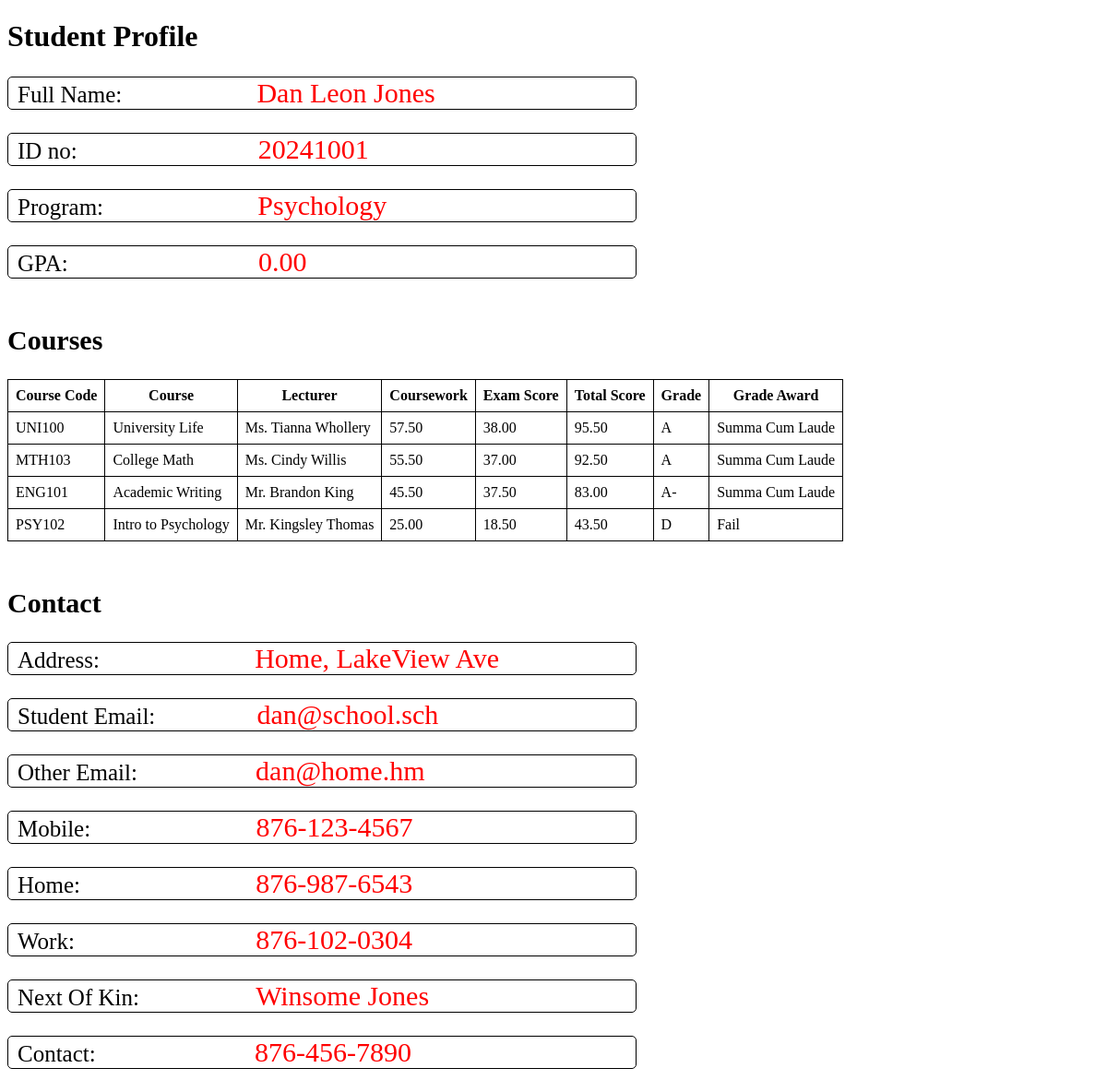
The app's page /viewSingleStudent.php?id=20241001 with its own data.
### tables this page shows
create table Students
(
	studentID int not null,
    fname varchar(20) not null,
    mname varchar(25) not null,
    lname varchar(20) not null,    
	Semail varchar(50) not null,
    Pemail varchar(50),    
    address varchar(60) not null,
    Mtele varchar(12) not null,
    Htele varchar(12) not null,
    Wtele varchar(12) not null,    
	nextOfKin varchar(50) not null,
    nextOfKinContact varchar(12) not null,    
    program varchar(20) not null,
    GPA float(3,2) not null,
    primary key (studentID)   
);

create table Courses
(
	coursecode varchar(10) not null,
	coursetitle varchar(30) not null,
    coursecredits int not null,
    coursedegreelevel varchar(20) not null,    
    primary key (coursecode)
);

create table Lecturers
(
	lecturerID int not null,
	title varchar(10) not null,
    fname varchar(20) not null,
    lname varchar(20) not null,    
	department varchar(20) not null,
    position varchar(20),    
    primary key (lecturerID)   
);

create table Enrolment
(
	enrolmentNo int auto_increment,
    enrolmentSectionCode int not null,
    enrolmentStudentID int not null,
    enrolmentCourseWorkGrade float(4,2) default 0.0,
    enrolmentFinalExamORProjectGrade float(4,2) default 0.0,
    enrolmentFinalGrade float(4,2),
    primary key (enrolmentNo,enrolmentSectionCode,enrolmentStudentID),
    foreign key (enrolmentSectionCode) references Course_Schedule(courseScheduleSection),
    foreign key (enrolmentStudentID) references Students(studentID)
);

create table Grades
(
	grade varchar(2) not null primary key,
	gradeScaleLow float(4,2) not null,
    gradeScaleHigh float(5,2) not null,
    qualityPoint float(5,2) not null,
    award varchar(20) not null
);

### viewSingleStudent.php (the view, shortened to what this page needs)
<?php
	include "connect.php";
?>
<!DOCTYPE html>
<html>
    <head>
    </head>
    <body>
    <?php
        function QUERY()
        {
            $data="select * from Students, Grades, Enrolment, Course_Schedule, Courses, Lecturers
        where gradeScaleHigh >= enrolmentFinalGrade and gradeScaleLow <= enrolmentFinalGrade and Enrolment.enrolmentStudentID = Students.studentID and Enrolment.enrolmentSectionCode = Course_Schedule.courseScheduleSection and Course_Schedule.courseScheduleCode = Courses.coursecode and Lecturers.lecturerID = Course_Schedule.courseScheduleLecturerID and enrolmentStudentID = $_GET[id]";
            return $data;
        }
        $result=mysqli_query($connection,QUERY())or die('Error query not working');
        if($result->num_rows>0)
        {?>
            <div>
                <h1>Student Profile</h1>
                <p>Full Name: <span id="name"><?php echo $_SESSION['fname']." ".$_SESSION['mname']." ".$_SESSION['lname']; ?></span></p>
                <p>ID no: <span id="studentID"><?php echo $_SESSION['studentID']; ?></span></p>
                <p>Program: <span id="program"><?php echo $_SESSION['program']; ?></span></p>
                <p>GPA: <span id="gpa"><?php echo $_SESSION['GPA']; ?></span></p>
            </div>
            <h2>Courses</h2>
    <?php
            echo"<table id='table1'>";
            echo"<tr><th>Course Code</th><th>Course</th><th>Lecturer</th><th>Coursework</th><th>Exam Score</th><th>Total Score</th><th>Grade</th><th>Grade Award</th></tr>";
            while($row=$result->fetch_assoc())
            {
                echo"<tr><td>$row[coursecode]</td><td>$row[coursetitle]</td><td>$row[title] $row[fname] $row[lname]</td><td>$row[enrolmentCourseWorkGrade]</td><td>$row[enrolmentFinalExamORProjectGrade]</td><td>$row[enrolmentFinalGrade]</td><td>$row[grade]</td><td>$row[award]</td></tr>";
            }
            echo"</table>";
    ?>
            <h2>Contact</h2>
            <div>
                <p>Address: <span id="address"><?php echo $_SESSION['address']; ?></span></p>
                <p>Student Email: <span id="Semail"><?php echo $_SESSION['Semail']; ?></span></p>
                <p>Other Email: <span id="Pemail"><?php echo $_SESSION['Pemail']; ?></span></p>
                <p>Mobile: <span id="Mtele"><?php echo $_SESSION['Mtele']; ?></span></p>
                <p>Home: <span id="Htele"><?php echo $_SESSION['Htele']; ?></span></p>
                <p>Work: <span id="Wtele"><?php echo $_SESSION['Wtele']; ?></span></p>
                <p>Next Of Kin: <span id="kin"><?php echo $_SESSION['nextOfKin']; ?></span></p>
                <p>Contact: <span id="kinContact"><?php echo $_SESSION['nextOfKinContact']; ?></span></p>
            </div>
    <?php
        }
    ?>
    </body>
</html>

### viewSingleStudent.php (style rules this page uses)
#table1, th, td { border: 1px solid black; border-collapse: collapse; padding: 0.5rem; }
h2 { font-size: 30px; padding-top: 25px; }
p { width: 670px; font-size: 25px; border: 1px solid black; border-radius: 5px; overflow: hidden; padding-left: 10px; }
span { font-size: 30px; color:red; }
#name { padding-left: 140px; }
#studentID { padding-left: 190px; }
#program { padding-left: 161px; }
#gpa { padding-left: 200px; }
#address { padding-left: 162px; }
#Semail { padding-left: 104px; }
#Pemail { padding-left: 122px; }
#Mtele { padding-left: 173px; }
#Htele { padding-left: 184px; }
#Wtele { padding-left: 190px; }
#kin { padding-left: 120px; }
#kinContact { padding-left: 166px; }

### records on screen
students: courses.coursecode "UNI100", courses.coursetitle "University Life", lecturers.title "Ms.", lecturers.fname "Tianna", lecturers.lname "Whollery", enrolment.enrolmentCourseWorkGrade "57.50", enrolment.enrolmentFinalExamORProjectGrade "38.00", enrolment.enrolmentFinalGrade "95.50", grades.grade "A", grades.award "Summa Cum Laude", courses.coursecode "MTH103", courses.coursetitle "College Math", lecturers.fname "Cindy", lecturers.lname "Willis", enrolment.enrolmentCourseWorkGrade "55.50", enrolment.enrolmentFinalExamORProjectGrade "37.00", enrolment.enrolmentFinalGrade "92.50", courses.coursecode "ENG101", courses.coursetitle "Academic Writing", lecturers.title "Mr.", lecturers.fname "Brandon", lecturers.lname "King", enrolment.enrolmentCourseWorkGrade "45.50", enrolment.enrolmentFinalExamORProjectGrade "37.50", enrolment.enrolmentFinalGrade "83.00", grades.grade "A-", courses.coursecode "PSY102", courses.coursetitle "Intro to Psychology", lecturers.fname "Kingsley", lecturers.lname "Thomas", enrolment.enrolmentCourseWorkGrade "25.00", enrolment.enrolmentFinalExamORProjectGrade "18.50", enrolment.enrolmentFinalGrade "43.50", grades.grade "D", grades.award "Fail"

### other values on screen
$_SESSION['fname'] "Dan"
$_SESSION['mname'] "Leon"
$_SESSION['lname'] "Jones"
$_SESSION['studentID'] "20241001"
$_SESSION['program'] "Psychology"
$_SESSION['GPA'] "0.00"
$_SESSION['address'] "Home, LakeView Ave"
$_SESSION['Semail'] "dan@school.sch"
$_SESSION['Pemail'] "dan@home.hm"
$_SESSION['Mtele'] "876-123-4567"
$_SESSION['Htele'] "876-987-6543"
$_SESSION['Wtele'] "876-102-0304"
$_SESSION['nextOfKin'] "Winsome Jones"
$_SESSION['nextOfKinContact'] "876-456-7890"
